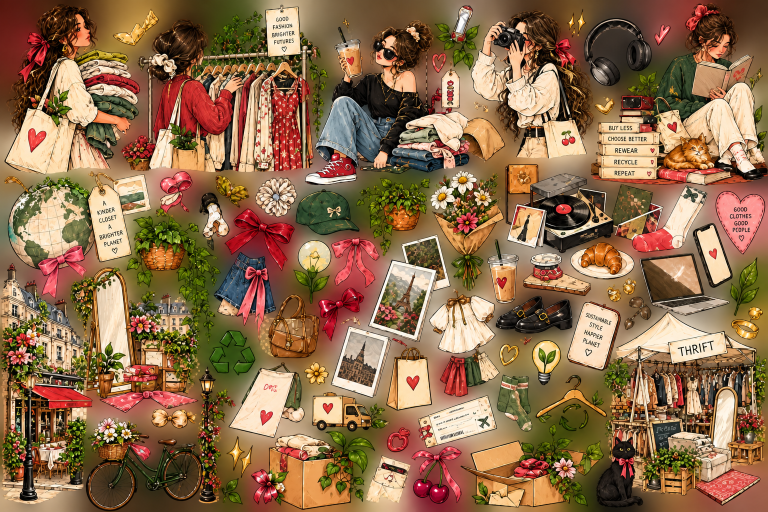
#> input picture kaphor-frontend/assets/elements/76d5efc9-6b18-4169-a3f9-816158f076ae.png, 1536 x 1024 px (shown at 1/2 size)
$ python -i extract_elements.py   (imports and definitions only)   (older library calls are emulated)
#> lines starting #> are read from the running program, lines starting #| are printed output that depends on the picture; after the words box and inside, x2 and y2 are one past the last pixel; in counts of white or black regions, pixels touching at a corner belong together
#!/usr/bin/env python3
"""Repeatable sticker-sheet extraction for the Kaphor editorial assets.

Sub-commands
  crop       Cut one named object out of a dense sheet by bounding box.
  build      Run scripts/assets/manifest.json (all shipped editorial art).
  segment    Cut every object out of a sticker sheet (background removed with a
             feathered alpha, neighbouring pieces split into separate files).
  contact    Build labelled contact sheets of a folder of PNGs (review aid).
  icons      Normalise cut-outs to square, consistently padded icon canvases.
  fit        Downscale / recompress PNGs so shipped art stays small.
  audit      Report size, alpha and edge-touch problems for a folder of PNGs.

See scripts/assets/README.md. Requires: pillow numpy scipy opencv-python-headless.
"""
import argparse
import glob
import os
import sys

import cv2
import numpy as np
from PIL import Image, ImageDraw
from scipy import ndimage as ndi


# --------------------------------------------------------------------------
# Foreground detection
# --------------------------------------------------------------------------
def foreground_mask(rgb, edge_thr=24.0, close=5, bg_delta=22.0, min_hole=400):
    """Boolean mask of illustrated objects on a smooth / blurry sheet background.

    1. Objects have inked outlines, the background is a smooth gradient, so the
       background is whatever is reachable from the border without crossing a
       strong Lab edge.
    2. Enclosed smooth regions (gaps inside wheels, racks, ribbons) are dropped
       too when their colour matches the extrapolated background colour.
    """
#> called with edge_thr = 24, close = 5, bg_delta = 22, min_hole = 400
    lab = cv2.cvtColor(rgb, cv2.COLOR_RGB2LAB).astype(np.float32)
    b = cv2.GaussianBlur(lab, (0, 0), 0.8)
    gx = cv2.Sobel(b, cv2.CV_32F, 1, 0, ksize=3)
    gy = cv2.Sobel(b, cv2.CV_32F, 0, 1, ksize=3)
    g = np.sqrt((gx ** 2 + gy ** 2).sum(2))
    edge = (g > edge_thr).astype(np.uint8)
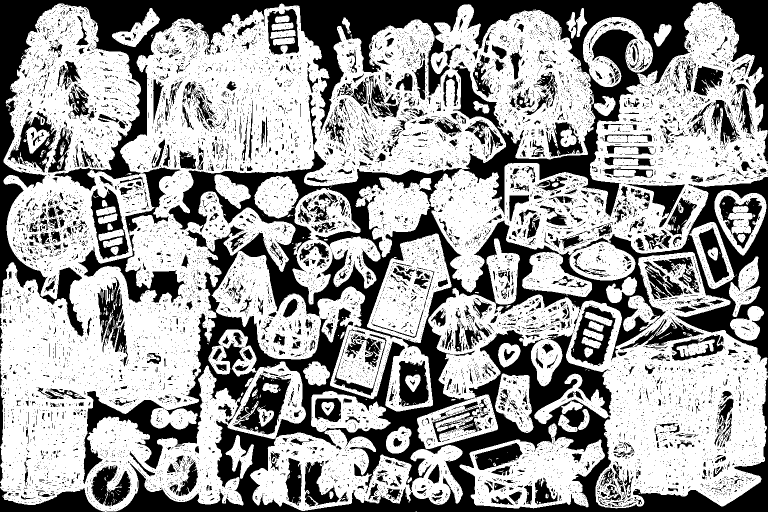
#> edge: shape (1024, 1536) (shown at 1/2 size); values 0 (black) and 1 (white), 62.4% white; 13378 black regions (12386 under 20 px), largest, box (x1, y1, x2, y2) and area: (166, 301, 1536, 1024) 218532, (0, 0, 1536, 673) 146630, (156, 469, 370, 606) 6589
    edge = cv2.morphologyEx(edge, cv2.MORPH_CLOSE, np.ones((close, close), np.uint8))
#> edge: shape (1024, 1536); values 0 (black) and 1 (white), 69.6% white; 589 black regions (1 under 20 px), largest, box (x1, y1, x2, y2) and area: (0, 0, 1536, 595) 112391, (610, 661, 1536, 1024) 54410, (434, 304, 990, 659) 32864
    smooth = edge == 0
    lbl, n = ndi.label(smooth)
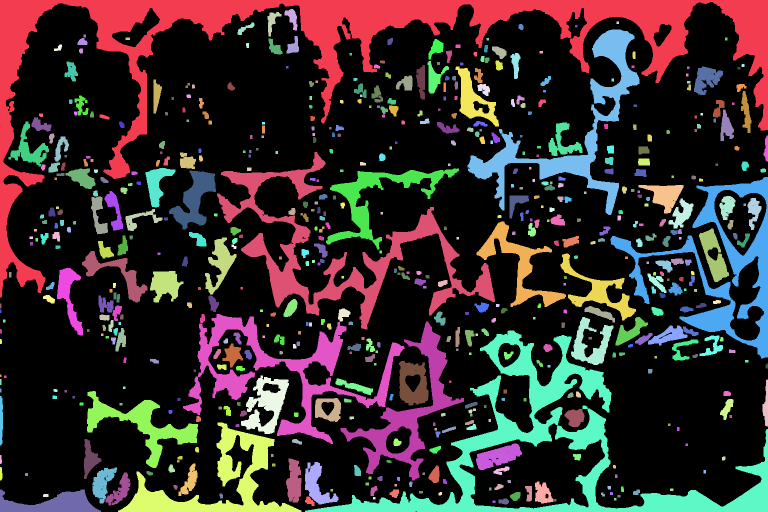
#> lbl: shape (1024, 1536) int32 (shown at 1/2 size); 595 distinct labels, from 0 to 594; one colour per label, 0 black
#> n = 594
    border = np.unique(np.concatenate([lbl[0], lbl[-1], lbl[:, 0], lbl[:, -1]]))
#> border = 19 values from 0 to 578
    border = border[border != 0]
#> border = 18 values from 1 to 578
    bg = np.isin(lbl, border)
#> bg: shape (1024, 1536) bool; 13.5% white; 18 white regions (1 under 20 px), largest, box (x1, y1, x2, y2) and area: (0, 0, 1536, 595) 112391, (610, 661, 1536, 1024) 53378, (1221, 354, 1536, 717) 23553

    # extrapolated background colour from exterior pixels
    w = bg.astype(np.float32)
    num = cv2.GaussianBlur(lab * w[..., None], (0, 0), 40)
    den = cv2.GaussianBlur(w, (0, 0), 40)[..., None] + 1e-4
    bg_est = num / den
    dist = np.sqrt(((lab - bg_est) ** 2).sum(2))
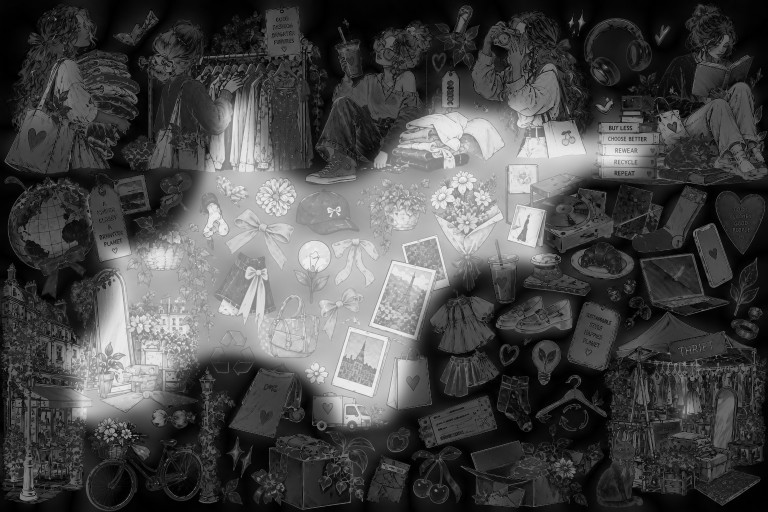
#> dist: shape (1024, 1536) float32 (shown at 1/2 size); min 0.103, max 336.3, mean 97.3; drawn with min black and max white
    idx = np.arange(1, n + 1)
    sizes = ndi.sum(smooth, lbl, index=idx)
#> sizes = 594 values, max 112391 at index 0, min 15 at index 473, mean 806.2
    means = ndi.mean(dist, lbl, index=idx)
#> means = 594 values, max 311 at index 332, min 3.97 at index 481, mean 121.4
    borderset = set(border.tolist())
#> borderset = 18 items
    for i in range(n):
        if (i + 1) in borderset:
            continue
        if sizes[i] >= min_hole and means[i] < bg_delta:
            bg |= lbl == (i + 1)
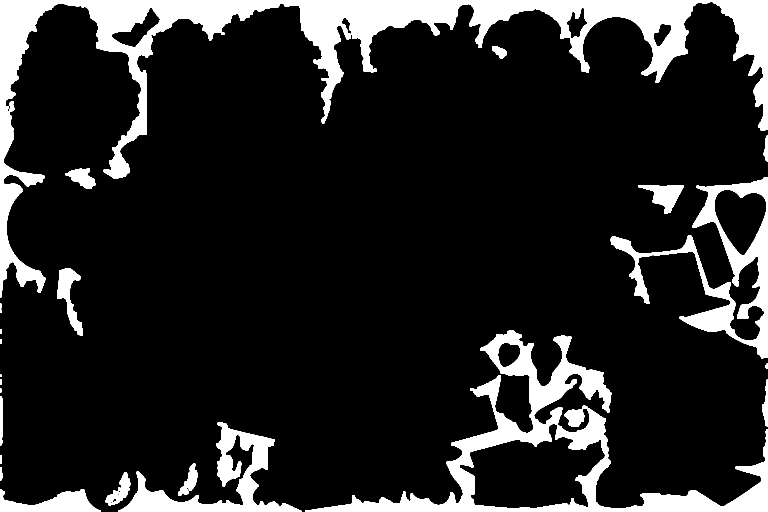
#> bg: shape (1024, 1536) bool (shown at 1/2 size); 14.2% white; 24 white regions (1 under 20 px), largest, box (x1, y1, x2, y2) and area: (0, 0, 1536, 595) 112391, (610, 661, 1536, 1024) 54410, (1221, 354, 1536, 717) 23553
    return ~bg


def refine_alpha(mask, feather=0.9, erode=1):
    """Hard mask -> soft alpha: fill small pinholes, shave the fringe, feather."""
    filled = ndi.binary_fill_holes(mask)
    holes = filled & ~mask
    lbl, n = ndi.label(holes)
    m = mask.copy()
    if n:
        sizes = ndi.sum(holes, lbl, index=np.arange(1, n + 1))
        small = [i + 1 for i, s in enumerate(sizes) if s < 900]
        m |= np.isin(lbl, small)
    m = m.astype(np.uint8)
    m = cv2.morphologyEx(m, cv2.MORPH_OPEN, np.ones((2, 2), np.uint8))
    if erode:
        m = cv2.erode(m, np.ones((3, 3), np.uint8), iterations=erode)
    a = cv2.GaussianBlur(m.astype(np.float32), (0, 0), feather)
    return np.clip((a - 0.25) / 0.6, 0, 1)


def defringe(rgb, alpha):
    """Replace colour of semi-transparent edge pixels with the nearest solid colour."""
    solid = alpha > 0.95
    if not solid.any():
        return rgb
    idx = ndi.distance_transform_edt(~solid, return_distances=False, return_indices=True)
    near = rgb[idx[0], idx[1]]
    edge = (alpha < 0.95)[..., None]
    return np.where(edge, near, rgb)


# --------------------------------------------------------------------------
# segment
# --------------------------------------------------------------------------
# [59 lines left out: functions load_sheet, auto_objects, cmd_segment, not called in this run]


# --------------------------------------------------------------------------
# crop: one named object out of a (possibly dense) sheet
# --------------------------------------------------------------------------
def cut_object(rgb, edge_thr=24.0, bg_delta=22.0, keep_frac=0.25, pad=6, merge=9, alpha_in=None, exclude=(), close=0):
    """Cut the main object out of a loose crop. Pieces that are not connected to the
    biggest object are dropped unless they are larger than keep_frac of it."""
    if alpha_in is not None:
        mask = alpha_in > 128
    else:
        mask = foreground_mask(rgb, edge_thr=edge_thr, bg_delta=bg_delta) if bg_delta > 0 else             foreground_mask(rgb, edge_thr=edge_thr, bg_delta=1e9, min_hole=10 ** 9)
    mask = mask.copy()
    for (ex0, ey0, ex1, ey1) in exclude:
        mask[max(0, ey0):ey1, max(0, ex0):ex1] = False
    if close:  # seal outline gaps, then fill every enclosed hole (glossy / transparent-looking objects)
        mask = ndi.binary_fill_holes(cv2.morphologyEx(mask.astype(np.uint8), cv2.MORPH_CLOSE,
                                                      np.ones((close, close), np.uint8)).astype(bool))
    m8 = mask.astype(np.uint8)
    strict, n = ndi.label(cv2.dilate(m8, np.ones((3, 3), np.uint8)))
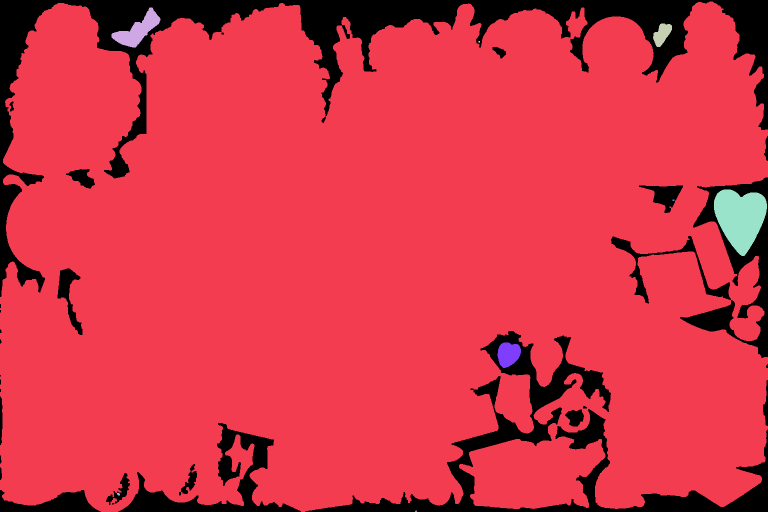
#> strict: shape (1024, 1536) int32 (shown at 1/2 size); 10 distinct labels, from 0 to 9; one colour per label, 0 black
#> n = 9
    if n == 0:
        return None
    group, _ = ndi.label(cv2.dilate(m8, cv2.getStructuringElement(cv2.MORPH_ELLIPSE, (merge, merge))))
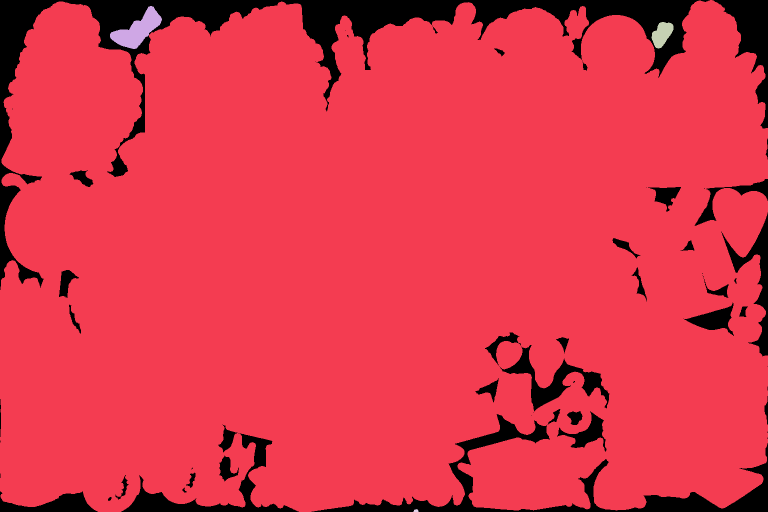
#> group: shape (1024, 1536) int32 (shown at 1/2 size); 5 distinct labels, from 0 to 4; one colour per label, 0 black
    idx = np.arange(1, n + 1)
    areas = ndi.sum(mask, strict, index=idx)
#> areas = [1334788, 2786, 917, 1, 9016, 2, 1606, 7, 3]
    big_i = int(np.argmax(areas)) + 1
#> big_i = 1
    big = areas.max()
#> big = 1334788
    main_group = group[strict == big_i][0]
#> main_group = 1
    H, W = strict.shape
    border = set()
    for i, sl in enumerate(ndi.find_objects(strict), 1):
        if sl is None:
            continue
        if sl[0].start <= 4 or sl[1].start <= 4 or sl[0].stop >= H - 4 or sl[1].stop >= W - 4:
            border.add(i)
#> this loop made 9 passes
#> after the loop, border = 3 items
    gl = ndi.maximum(group, strict, index=idx)  # group label of every strict component
#> gl = [1, 2, 3, 1, 1, 1, 1, 1, 4]
    ok = []
    for i, a_, g_ in zip(idx.tolist(), areas, gl):
        if i == big_i:
            ok.append(i)
        elif i in border:
            continue  # neighbour fragment cut by the crop box
        elif g_ == main_group or a_ >= keep_frac * big:
            ok.append(i)
#> this loop made 9 passes
#> (a_, g_) on passes 1 to 8: (1334788, 1), (2786, 2), (917, 3), (1, 1), (9016, 1), (2, 1), (1606, 1), (7, 1)
#> after the loop, ok = [1, 4, 6, 7, 8]
    keep = np.isin(strict, ok)
#> keep: shape (1024, 1536) bool; 86.2% white; 28 black regions (6 under 20 px), largest, box (x1, y1, x2, y2) and area: (0, 0, 1536, 594) 109061, (611, 662, 1536, 1024) 47743, (1222, 355, 1536, 716) 29794
    alpha = refine_alpha(mask) * cv2.dilate(keep.astype(np.uint8), np.ones((3, 3), np.uint8))
#> in refine_alpha, `lbl, n = ndi.label(holes)`: n = 7
#> in refine_alpha, `sizes = ndi.sum(holes, lbl, index=np.arange(1, n + 1))`: sizes = [441, 1405, 2470, 2842, 1032, 1076, 1372]
#> in refine_alpha, `small = [i + 1 for i, s in enumerate(sizes) if s < 900]`: small = [1]
    rgb2 = defringe(rgb, alpha)
    rgba = np.dstack([rgb2, (alpha * 255).astype(np.uint8)])
    img = trim(Image.fromarray(rgba, "RGBA"), 6)
#> in trim, `bb = im.getchannel("A").point(lambda v: 255 if v > thr else 0).getbbox()`: bb = (0, 6, 1536, 1024)
    canvas = Image.new("RGBA", (img.width + 2 * pad, img.height + 2 * pad), (0, 0, 0, 0))
#> canvas: PIL image 1548x1030 RGBA; every value is 0
    canvas.paste(img, (pad, pad))
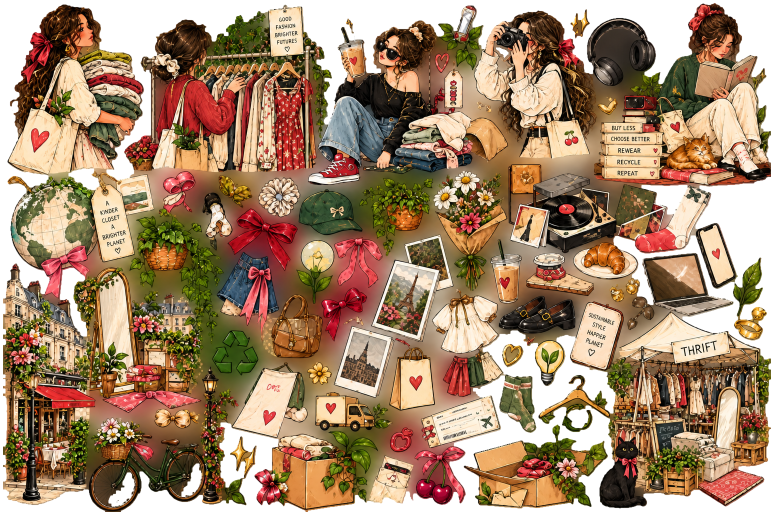
#> canvas: PIL image 1548x1030 RGBA (shown at 1/2 size); mean R, G, B, A 137.2, 104.3, 72.9, 210.3; transparent parts drawn white
    return canvas


# [132 lines left out: functions cmd_crop, save_png, cmd_build, cmd_contact, not called in this run]


# --------------------------------------------------------------------------
# icons / fit / audit
# --------------------------------------------------------------------------
def trim(im, thr=8):
    bb = im.getchannel("A").point(lambda v: 255 if v > thr else 0).getbbox()
    return im.crop(bb) if bb else im


# [100 lines left out: functions to_square, cmd_icons, cmd_fit, cmd_audit, main, not called in this run]


# [2 lines not run here, left out]

>>> import cv2
>>> picture = cv2.cvtColor(cv2.imread('../../assets/elements/76d5efc9-6b18-4169-a3f9-816158f076ae.png'), cv2.COLOR_BGR2RGB)
>>> result = cut_object(picture)
